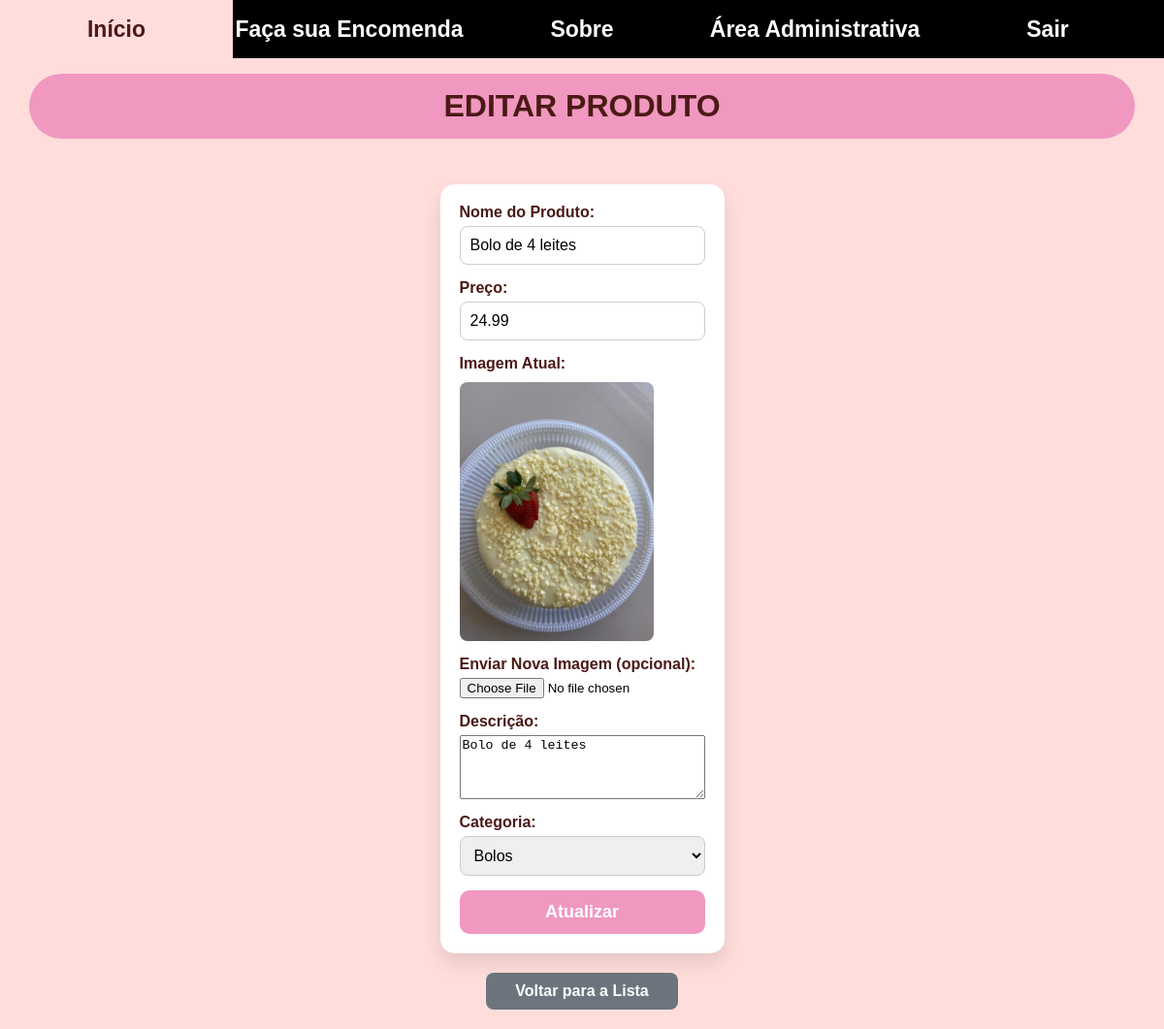
The app's page /crud/editar_produto.php?id=33 (signed in) with its own data.
### tables this page shows
CREATE TABLE `produtos` (
  `id` int(11) NOT NULL,
  `nome` varchar(100) NOT NULL,
  `preco` decimal(10,2) NOT NULL,
  `imagem_url` varchar(255) DEFAULT NULL,
  `descricao` text DEFAULT NULL,
  `categoria_id` int(11) DEFAULT NULL
);

CREATE TABLE `categorias` (
  `id` int(11) NOT NULL,
  `nome` varchar(100) NOT NULL
);

### crud/editar_produto.php (the view, shortened to what this page needs)
<?php
include '../php/conect.php';
$id = $_GET['id'];
$sql_produto = "SELECT * FROM produtos WHERE id = ?";
$stmt_produto = $conn->prepare($sql_produto);
$stmt_produto->bind_param("i", $id);
$stmt_produto->execute();
$produto = $stmt_produto->get_result()->fetch_assoc();
$categorias = $conn->query("SELECT * FROM categorias");
include '../php/header.php';
?>
<h1 class="titleTop">Editar Produto</h1>
<form method="post" enctype="multipart/form-data" class="form-ajustado">
    <div class="form-group">
        <label for="nome">Nome do Produto:</label>
        <input type="text" id="nome" name="nome" value="<?= htmlspecialchars($produto['nome']) ?>" required>
    </div>
    <div class="form-group">
        <label for="preco">Preço:</label>
        <input type="number" id="preco" name="preco" step="0.01" value="<?= $produto['preco'] ?>" required>
    </div>
    <div class="form-group">
        <label>Imagem Atual:</label>
        <img src="<?= htmlspecialchars($produto['imagem_url']) ?>" alt="Imagem Atual" style="max-width: 200px; border-radius: 8px; margin-top: 5px;">
    </div>
    <div class="form-group">
        <label for="imagem">Enviar Nova Imagem (opcional):</label>
        <input type="file" id="imagem" name="imagem">
    </div>
    <div class="form-group">
        <label for="descricao">Descrição:</label>
        <textarea id="descricao" name="descricao" rows="4" required><?= htmlspecialchars($produto['descricao']) ?></textarea>
    </div>
    <div class="form-group">
        <label for="categoria_id">Categoria:</label>
        <select id="categoria_id" name="categoria_id" required>
            <?php while ($cat = $categorias->fetch_assoc()): ?>
                <option value="<?= $cat['id'] ?>" <?php if ($cat['id'] == $produto['categoria_id']) echo 'selected'; ?>>
                    <?= htmlspecialchars($cat['nome']) ?>
                </option>
            <?php endwhile; ?>
        </select>
    </div>
    <input type="submit" class="form-submit" value="Atualizar">
</form>
<div class="area-botao-inferior">
    <a href="listar_produtos.php" class="btn-voltar">Voltar para a Lista</a>
</div>
<?php
include '../php/footer.php';
?>

### css/style.css (style rules this page uses)
html, body { height: 100%; margin: 0; background-color: #fedddb; font-family: sans-serif; }
.content .titleTop { position: fixed; top: 55px; left: 50%; transform: translateX(-50%); width: 95%; max-width: 1200px; padding: 15px 0; background-color: #f098c0; border-radius: 100px; text-align: center; text-transform: uppercase; color: #4b1916; z-index: 999; }
form { display: flex; flex-direction: column; gap: 15px; max-width: 500px; margin: 30px auto; margin-top: -30px; padding: 20px; background-color: white; border-radius: 15px; box-shadow: 0 10px 20px rgba(0,0,0,0.1); }
.form-ajustado { margin-top: -10px; }
.form-group { display: flex; flex-direction: column; }
label { font-weight: bold; margin-bottom: 5px; color: #4b1916; }
input[type="text"], input[type="email"], input[type="number"], input[type="tel"], select { padding: 10px; border: 1px solid #ccc; border-radius: 8px; font-size: 16px; }
.form-submit { background-color: #f098c0; color: white; padding: 12px; border: none; border-radius: 10px; font-weight: bold; cursor: pointer; transition: background-color 0.3s ease; font-size: 18px; }
.area-botao-inferior { text-align: center; margin-top: -10px; }
.btn-voltar { display: inline-block; padding: 10px 30px; background-color: #6c757d; color: white; text-decoration: none; border-radius: 8px; font-weight: bold; transition: background-color 0.3s; }

### records on screen
produtos: nome "Bolo de 4 leites", preco "24.99", imagem_url (picture), descricao "Bolo de 4 leites", categoria_id "Bolos"
